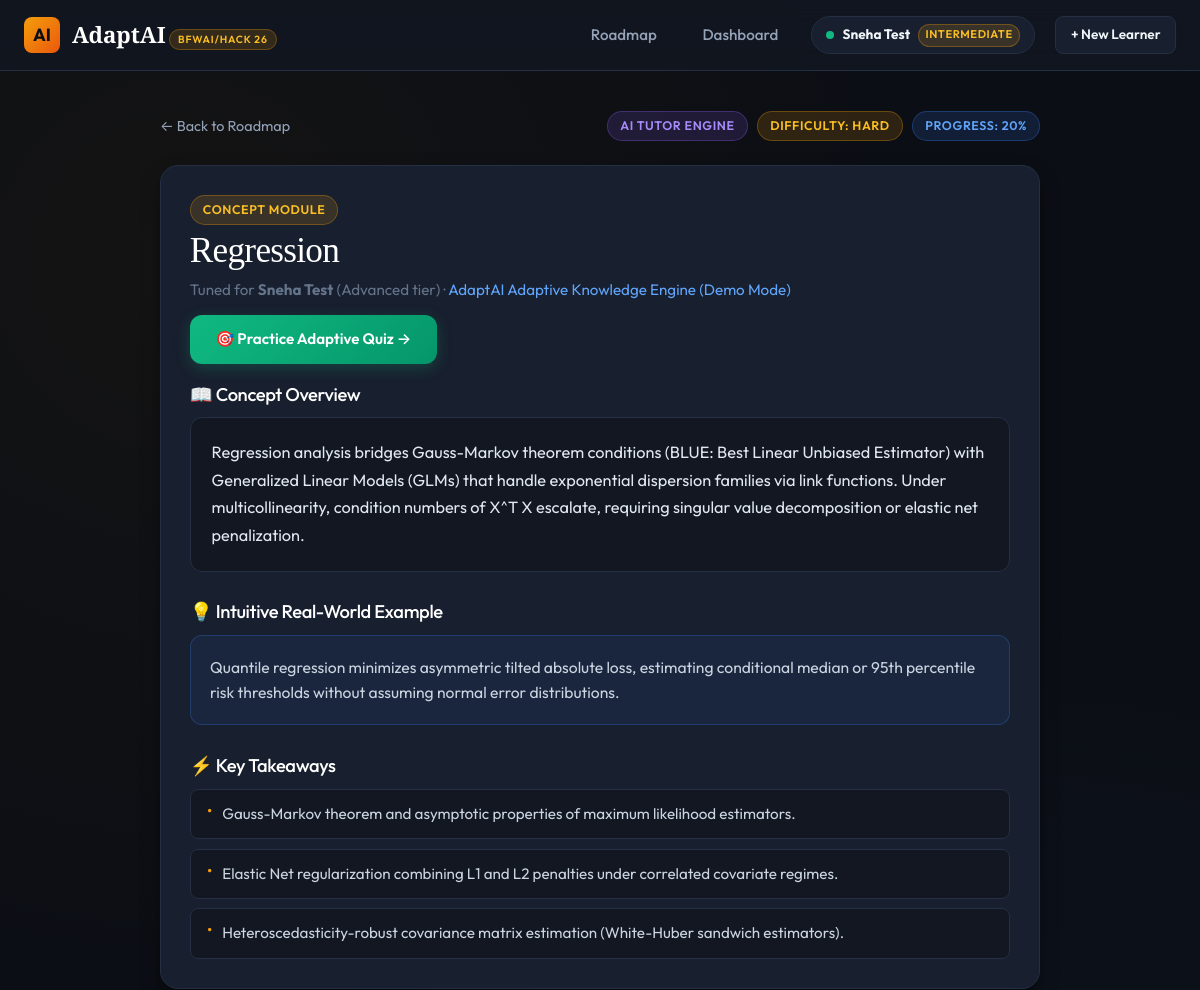
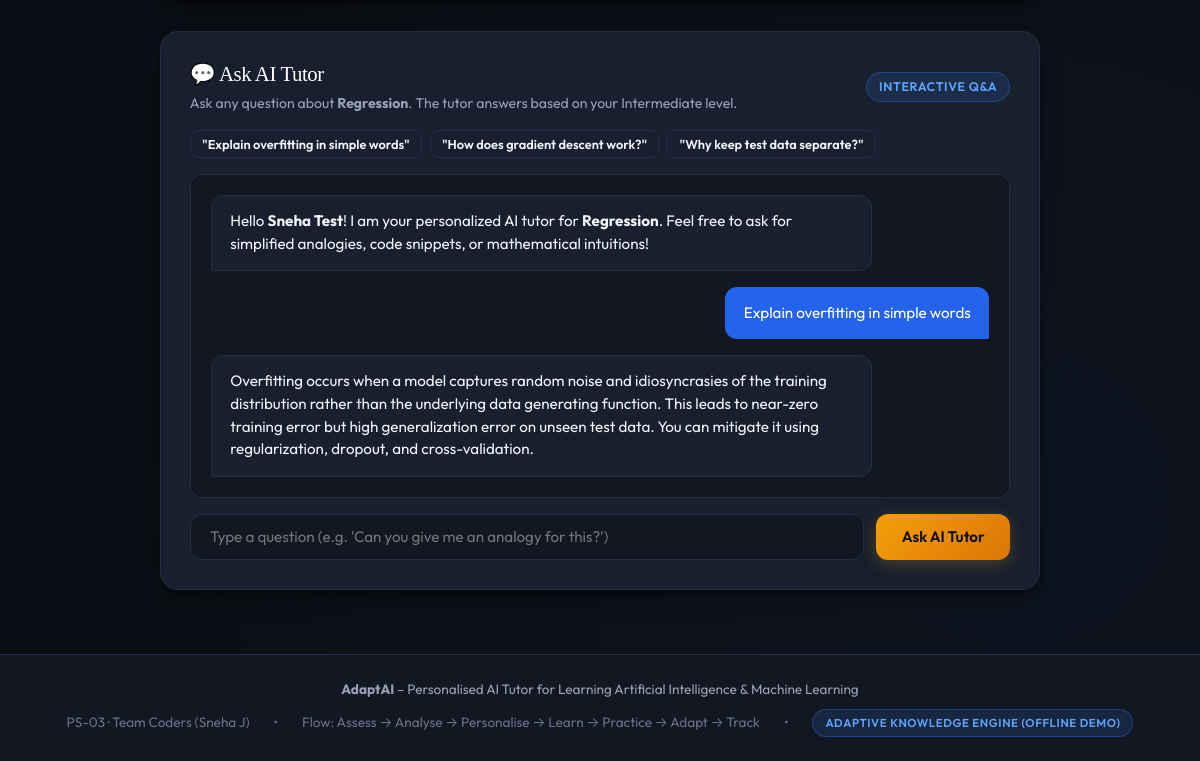
/tutor/1/regression, run on the app's committed database (2 pictures, top to bottom).
### tables this page shows
CREATE TABLE students (
        id INTEGER PRIMARY KEY AUTOINCREMENT,
        name TEXT NOT NULL,
        initial_level TEXT NOT NULL,
        target_topic TEXT DEFAULT 'AI Fundamentals',
        current_level TEXT NOT NULL,
        created_at TIMESTAMP DEFAULT CURRENT_TIMESTAMP
    );

CREATE TABLE student_learning_path (
        id INTEGER PRIMARY KEY AUTOINCREMENT,
        student_id INTEGER NOT NULL,
        topic_id TEXT NOT NULL,
        order_index INTEGER NOT NULL,
        status TEXT NOT NULL, -- 'completed', 'in_progress', 'recommended', 'locked'
        progress_pct INTEGER NOT NULL DEFAULT 0,
        difficulty TEXT NOT NULL DEFAULT 'medium',
        is_recommended INTEGER DEFAULT 0,
        updated_at TIMESTAMP DEFAULT CURRENT_TIMESTAMP,
        FOREIGN KEY (student_id) REFERENCES students (id),
        FOREIGN KEY (topic_id) REFERENCES topics (id)
    );

CREATE TABLE topics (
        id TEXT PRIMARY KEY,
        title TEXT NOT NULL,
        category TEXT NOT NULL,
        order_index INTEGER NOT NULL,
        description TEXT NOT NULL,
        prerequisites TEXT DEFAULT '[]'
    );

CREATE TABLE tutor_messages (
        id INTEGER PRIMARY KEY AUTOINCREMENT,
        student_id INTEGER NOT NULL,
        topic_id TEXT NOT NULL,
        role TEXT NOT NULL,
        content TEXT NOT NULL,
        timestamp TIMESTAMP DEFAULT CURRENT_TIMESTAMP,
        FOREIGN KEY (student_id) REFERENCES students (id)
    );

### app.py (the view)
@app.route('/tutor/<int:student_id>/<topic_id>')
def tutor(student_id, topic_id):
    session['student_id'] = student_id
    conn = get_db_connection()
    cursor = conn.cursor()
    cursor.execute("SELECT * FROM students WHERE id = ?", (student_id,))
    student_row = cursor.fetchone()
    cursor.execute("SELECT * FROM topics WHERE id = ?", (topic_id,))
    topic_row = cursor.fetchone()
    cursor.execute("""
        SELECT weak_topics FROM assessment_results
        WHERE student_id = ? ORDER BY completed_at DESC LIMIT 1
    """, (student_id,))
    ar_row = cursor.fetchone()
    weak_topics = json.loads(ar_row['weak_topics']) if ar_row else []
    cursor.execute("""
        SELECT difficulty, progress_pct, status
        FROM student_learning_path
        WHERE student_id = ? AND topic_id = ?
    """, (student_id, topic_id))
    path_row = cursor.fetchone()
    conn.close()
    if not student_row or not topic_row:
        return redirect(url_for('learning_path', student_id=student_id))
    student = dict(student_row)
    topic = dict(topic_row)
    topic_diff = path_row['difficulty'] if path_row else "medium"
    topic_progress = path_row['progress_pct'] if path_row else 0
    diff_to_level = {
        'easy': 'Beginner',
        'medium': student.get('current_level', 'Intermediate'),
        'hard': 'Advanced'
    }
    learner_level = diff_to_level.get(topic_diff, student.get('current_level', 'Intermediate'))
    lesson = generate_lesson_content(topic_id, student_level=learner_level, weak_topics=weak_topics)
    chat_history = get_tutor_history(student_id, topic_id)
    return render_template(
        'tutor.html',
        student=student,
        topic=topic,
        lesson=lesson,
        topic_diff=topic_diff,
        topic_progress=topic_progress,
        chat_history=chat_history
    )

### app.py (called while the page is built)
@app.context_processor
def inject_global_data():
    active_student = None
    student_id = session.get('student_id')
    if student_id:
        conn = get_db_connection()
        cursor = conn.cursor()
        cursor.execute("SELECT * FROM students WHERE id = ?", (student_id,))
        row = cursor.fetchone()
        if row:
            active_student = dict(row)
        conn.close()
    return {
        'active_student': active_student,
        'has_api_key': bool(LLM_API_KEY),
        'llm_mode': "Live LLM API" if LLM_API_KEY else "Adaptive Knowledge Engine (Offline Demo)"
    }

### database/db.py (called while the page is built, shortened)
def get_db_path():
    return os.path.join(BASE_DIR, 'adaptai.db')

def get_db_connection():
    conn = sqlite3.connect(get_db_path(), timeout=30.0, check_same_thread=False)
    conn.row_factory = sqlite3.Row
    return conn

### services/ai_service.py (called while the page is built)
def get_tutor_history(student_id, topic_id):
    conn = get_db_connection()
    cursor = conn.cursor()
    cursor.execute("""
        SELECT role, content, timestamp
        FROM tutor_messages
        WHERE student_id = ? AND topic_id = ?
        ORDER BY timestamp ASC
    """, (student_id, topic_id))
    history = [dict(r) for r in cursor.fetchall()]
    conn.close()
    return history

### templates/tutor.html (shortened to what this page needs)
{% extends 'base.html' %}
{% block content %}
<div style="max-width: 880px; margin: 0 auto;">
  <div style="display: flex; justify-content: space-between; align-items: center; margin-bottom: 1.5rem; flex-wrap: wrap; gap: 0.5rem;">
    <a href="{{ url_for('learning_path', student_id=student.id) }}" style="color: var(--text-muted); font-size: 0.9rem; display: flex; align-items: center; gap: 0.4rem;">
      ← Back to Roadmap
    </a>
    <div style="display: flex; align-items: center; gap: 0.6rem;">
      <span class="badge badge-purple">AI Tutor Engine</span>
      <span class="badge badge-gold">Difficulty: {{ topic_diff|title }}</span>
      <span class="badge badge-blue">Progress: {{ topic_progress }}%</span>
    </div>
  </div>
  <div class="card" style="margin-bottom: 2rem;">
    <div style="display: flex; justify-content: space-between; align-items: flex-start; margin-bottom: 1.2rem; flex-wrap: wrap; gap: 0.8rem;">
      <div>
        <span class="badge badge-gold" style="margin-bottom: 0.4rem;">CONCEPT MODULE</span>
        <h1 style="font-size: 2.2rem; margin-bottom: 0.4rem;">{{ lesson.topic_title }}</h1>
        <p style="font-size: 0.95rem; color: var(--text-dim);">
          Tuned for <strong>{{ student.name }}</strong> ({{ lesson.difficulty_level }} tier) ·
          <span style="color: #60a5fa;">{{ lesson.source }}</span>
        </p>
      </div>
      <a href="{{ url_for('quiz', student_id=student.id, topic_id=topic.id) }}" class="btn btn-green" id="btn-start-practice">
        🎯 Practice Adaptive Quiz →
      </a>
    </div>
    <div style="margin-bottom: 1.8rem;">
      <h3 style="font-size: 1.15rem; color: #ffffff; margin-bottom: 0.6rem; font-family: var(--font-ui);">
        📖 Concept Overview
      </h3>
      <div style="background: var(--bg-secondary); border: 1px solid var(--border-color); border-radius: var(--radius-md); padding: 1.3rem; font-size: 1.02rem; line-height: 1.7; color: #e2e8f0;">
        {{ lesson.explanation }}
      </div>
    </div>
    <div style="margin-bottom: 1.8rem;">
      <h3 style="font-size: 1.15rem; color: #ffffff; margin-bottom: 0.6rem; font-family: var(--font-ui);">
        💡 Intuitive Real-World Example
      </h3>
      <div style="background: rgba(59, 130, 246, 0.08); border: 1px solid rgba(59, 130, 246, 0.25); border-radius: var(--radius-md); padding: 1.2rem; font-size: 0.98rem; line-height: 1.6; color: #cbd5e1;">
        {{ lesson.example }}
      </div>
    </div>
    <div>
      <h3 style="font-size: 1.15rem; color: #ffffff; margin-bottom: 0.6rem; font-family: var(--font-ui);">
        ⚡ Key Takeaways
      </h3>
      <ul style="list-style: none; padding: 0; display: flex; flex-direction: column; gap: 0.6rem;">
        {% for pt in lesson.key_points %}
        <li style="display: flex; align-items: flex-start; gap: 0.6rem; font-size: 0.95rem; color: #cbd5e1; background: var(--bg-secondary); padding: 0.75rem 1rem; border-radius: var(--radius-sm); border: 1px solid var(--border-color);">
          <span style="color: var(--accent-gold); font-size: 1.1rem; line-height: 1;">•</span>
          <span>{{ pt }}</span>
        </li>
        {% endfor %}
      </ul>
    </div>
  </div>
  <div class="card" id="tutor-chat-section">
    <div style="display: flex; justify-content: space-between; align-items: center; margin-bottom: 1rem;">
      <div>
        <h3 style="font-size: 1.3rem; margin-bottom: 0.2rem;">💬 Ask AI Tutor</h3>
        <p style="font-size: 0.88rem; margin: 0;">
          Ask any question about <strong>{{ topic.title }}</strong>. The tutor answers based on your {{ student.current_level }} level.
        </p>
      </div>
      <span class="badge badge-blue">Interactive Q&A</span>
    </div>
    <div style="display: flex; gap: 0.5rem; flex-wrap: wrap; margin-bottom: 1rem;">
      <button type="button" class="btn btn-secondary btn-sm" style="font-size: 0.8rem; padding: 0.3rem 0.7rem;" onclick="suggestQuestion('Explain overfitting in simple words.')">
        "Explain overfitting in simple words"
      </button>
      <button type="button" class="btn btn-secondary btn-sm" style="font-size: 0.8rem; padding: 0.3rem 0.7rem;" onclick="suggestQuestion('How does gradient descent work?')">
        "How does gradient descent work?"
      </button>
      <button type="button" class="btn btn-secondary btn-sm" style="font-size: 0.8rem; padding: 0.3rem 0.7rem;" onclick="suggestQuestion('Why is test data kept separate from training data?')">
        "Why keep test data separate?"
      </button>
    </div>
    <div class="chat-thread" id="chat-thread">
      <div class="chat-bubble assistant">
        Hello <strong>{{ student.name }}</strong>! I am your personalized AI tutor for <strong>{{ topic.title }}</strong>.
        Feel free to ask for simplified analogies, code snippets, or mathematical intuitions!
      </div>
      {% for msg in chat_history %}
      <div class="chat-bubble {{ msg.role }}">
        {{ msg.content }}
      </div>
      {% endfor %}
    </div>
    <form id="tutor-form" onsubmit="submitQuestion(event)" class="chat-input-row">
      <input
        type="text"
        id="tutor-input"
        class="chat-input"
        placeholder="Type a question (e.g. 'Can you give me an analogy for this?')"
        autocomplete="off"
        required
      >
      <button type="submit" class="btn btn-primary" id="btn-send-question">
        Ask AI Tutor
      </button>
    </form>
  </div>
</div>
{% endblock %}

### templates/base.html (shortened to what this page needs)
<!DOCTYPE html>
<html lang="en">
<head>
  <link rel="stylesheet" href="{{ url_for('static', filename='css/style.css') }}">
</head>
<body>
  <header class="navbar">
    <div class="nav-container">
      <a href="{{ url_for('index') }}" class="brand-logo" id="nav-brand">
        <div class="brand-icon">AI</div>
        <div>
          <span class="brand-text">AdaptAI</span>
          <span class="brand-badge">BFWAI/HACK 26</span>
        </div>
      </a>
      <nav class="nav-links">
        {% if active_student %}
          <a href="{{ url_for('learning_path', student_id=active_student.id) }}" class="nav-item" id="nav-learning-path">Roadmap</a>
          <a href="{{ url_for('dashboard', student_id=active_student.id) }}" class="nav-item" id="nav-dashboard">Dashboard</a>
          <div class="nav-student-pill" title="Active Learner Profile">
            <span class="student-dot"></span>
            <strong>{{ active_student.name }}</strong>
            <span class="badge badge-gold" style="font-size:0.7rem; padding: 0.1rem 0.4rem;">{{ active_student.current_level }}</span>
          </div>
          <a href="{{ url_for('setup') }}" class="btn btn-secondary btn-sm" id="btn-switch-learner">+ New Learner</a>
        {% else %}
          <a href="{{ url_for('setup') }}" class="btn btn-primary btn-sm" id="btn-nav-start">Start Learning</a>
        {% endif %}
      </nav>
    </div>
  </header>
  <main class="main-wrapper">
    {% block content %}{% endblock %}
  </main>
  <footer class="footer">
    <div class="footer-content">
      <p><strong>AdaptAI</strong> – Personalised AI Tutor for Learning Artificial Intelligence & Machine Learning</p>
      <div class="footer-meta">
        <span>PS-03 · Team Coders (Sneha J)</span>
        <span>•</span>
        <span>Flow: Assess → Analyse → Personalise → Learn → Practice → Adapt → Track</span>
        <span>•</span>
        <span class="badge badge-blue" style="font-size: 0.72rem;">{{ llm_mode }}</span>
      </div>
    </div>
  </footer>
</body>
</html>

### data on the page
students: name "Sneha Test", current_level "INTERMEDIATE", current_level "Intermediate"
student_learning_path: difficulty "HARD"
topics: title "Regression"
tutor_messages: content "Explain overfitting in simple words"
tutor_messages: content "Overfitting occurs when a model captures random noise and idiosyncrasies of the training distribution rather than the underlying data generating function. This leads to near-zero training error but high generalization error on unseen test data. You can mitigate it using regularization, dropout, and cross-validation."

### other printed values
{{ topic_progress }} "20"
{{ lesson.topic_title }} "Regression"
{{ lesson.difficulty_level }} "Advanced"
{{ lesson.source }} "AdaptAI Adaptive Knowledge Engine (Demo Mode)"
{{ lesson.example }} "Quantile regression minimizes asymmetric tilted absolute loss, estimating conditional median or 95th percentile risk thresholds without assuming normal error distributions."
{{ pt }} "Gauss-Markov theorem and asymptotic properties of maximum likelihood estimators." "Elastic Net regularization combining L1 and L2 penalties under correlated covariate regimes." "Heteroscedasticity-robust covariance matrix estimation (White-Huber sandwich estimators)."
{{ llm_mode }} "ADAPTIVE KNOWLEDGE ENGINE (OFFLINE DEMO)"
